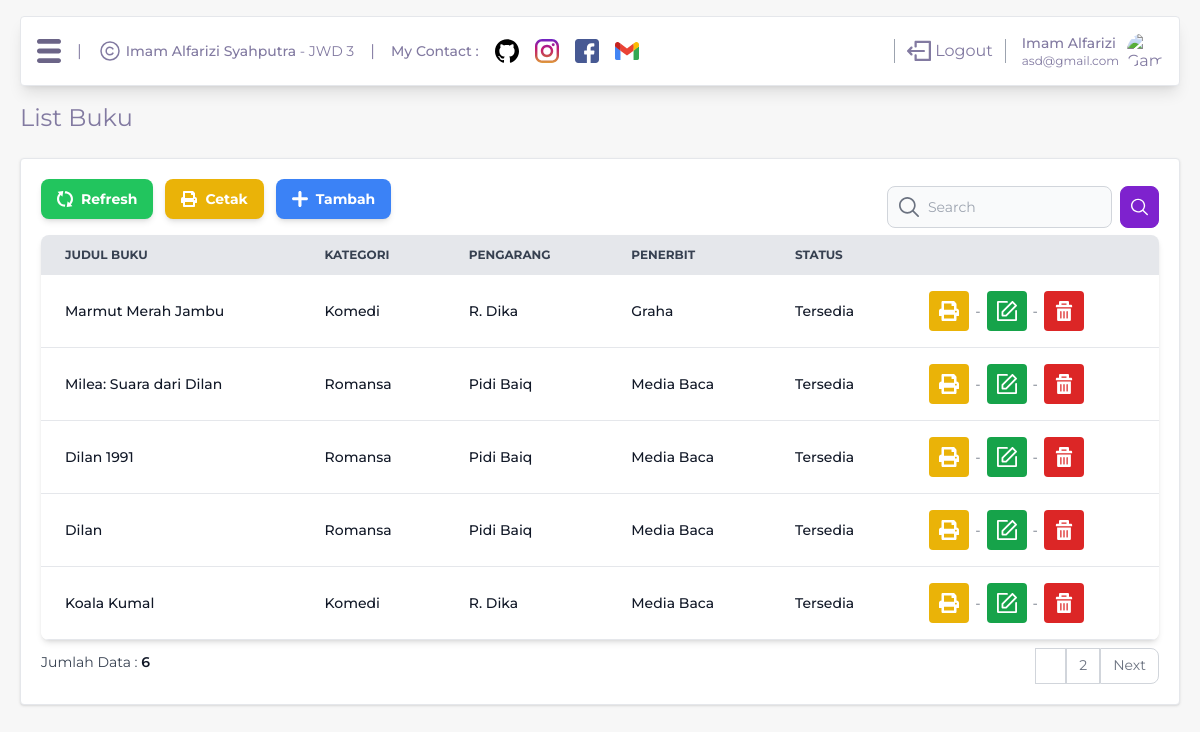
The app's page /book.php (signed in) with its own data.
### tables this page shows
CREATE TABLE `books` (
  `id` int(11) NOT NULL,
  `judul` varchar(255) NOT NULL,
  `kategori` varchar(255) NOT NULL,
  `pengarang` varchar(255) NOT NULL,
  `penerbit` varchar(255) NOT NULL,
  `status` enum('Tersedia','Dipinjam') NOT NULL
);

### book.php (the view, shortened to what this page needs)
<?php
if (!empty($_SESSION['id']) && !empty($_SESSION['email'])) {
  require_once __DIR__ . '/db-config.php';
  $search = !empty($_POST['search']) ? $_POST['search'] : '';
  $searchQuery = "WHERE judul LIKE :search OR kategori LIKE :search OR pengarang LIKE :search OR penerbit LIKE :search OR status LIKE :search";
  $perPage = 5;
  $sql = "SELECT count(*) FROM books $searchQuery";
  $statement = $connection->prepare($sql);
  $statement->execute([':search' => "%$search%"]);
  $totalResults = $statement->fetchColumn();
  $totalPages = ceil($totalResults / $perPage) != 0 ? ceil($totalResults / $perPage) : 1;
  $currentPage = empty($_POST['page']) || $_POST['page'] < 1 ? 1 : $_POST['page'];
  $startingLimits = ($currentPage - 1) * $perPage;
  $sql = "SELECT * FROM books $searchQuery ORDER BY id DESC LIMIT $startingLimits,$perPage";
  $statement = $connection->prepare($sql);
  $statement->execute([':search' => "%$search%"]);
  $books = $statement->fetchAll();
  $rows = $statement->rowCount();
}
?>
<?php require_once __DIR__ . '/layout/top.php' ?>
<section>
  <div class="flex items-center mt-4">
    <h1 class="text-2xl pr-4">
      List Buku
    </h1>
  </div>
</section>
<div class=" bg-white rounded p-5 my-6 border shadow text-sm">
  <div class="flex items-center justify-between">
    <div class="flex items-center justify-end space-x-3">
      <a href='' class="flex space-x-2 items-center bg-green-500 hover:bg-green-800 text-white p-2.5 px-4 rounded-lg shadow-md hover:shadow-none font-bold mb-4">
        <img src="icons/refresh-w.svg" alt="Refresh Logo" class="w-4 h-4">
        <span class='hidden md:block'>Refresh</span>
      </a>
      <button type='button' onclick="printAll();" class="flex space-x-2 items-center bg-yellow-500 hover:bg-yellow-800 text-white p-2.5 px-4 rounded-lg shadow-md hover:shadow-none font-bold mb-4">
        <img src="icons/print-w.svg" alt="Print Logo" class="w-4 h-4">
        <span class='hidden md:block'>Cetak</span>
      </button>
      <a href='book-add.php' class="flex space-x-2 items-center bg-blue-500 hover:bg-blue-800 text-white p-2.5 px-4 rounded-lg shadow-md hover:shadow-none font-bold mb-4">
        <img src="icons/plus-w.svg" alt="Plus Logo" class="w-4 h-4">
        <span class='hidden md:block'>Tambah</span>
      </a>
    </div>
    <form action="book.php" method="POST" class="flex items-center">
      <div class="relative w-full">
        <div class="absolute inset-y-0 left-0 flex items-center pl-3 pointer-events-none">
        </div>
        <input type="text" name='search' id="search" class="bg-gray-50 border border-gray-300 text-gray-900 text-sm rounded-lg focus:ring-blue-500 focus:outline-purple-400 block w-full pl-10 p-2.5" placeholder="Search" value='<?= !empty($_POST['search']) ? $_POST['search'] : '' ?>'>
      </div>
      <button type="submit" class="p-2.5 ml-2 text-sm font-medium text-white bg-purple-700 rounded-lg border border-purple-700 hover:bg-purple-800 focus:ring-4 focus:outline-none focus:ring-purple-300">
        <img src="icons/search-w.svg" alt="Search Icon" class="h-5 w-5">
      </button>
    </form>
  </div>
  <div class="relative overflow-x-auto shadow-md sm:rounded-lg">
    <table class="w-full text-sm text-left text-gray-500">
      <thead class="text-xs text-gray-700 uppercase bg-gray-200">
        <tr>
          <th scope="col" class="px-6 py-3">
            Judul Buku
          </th>
          <th scope="col" class="px-6 py-3">
            Kategori
          </th>
          <th scope="col" class="px-6 py-3">
            Pengarang
          </th>
          <th scope="col" class="px-6 py-3">
            Penerbit
          </th>
          <th scope="col" class="px-6 py-3">
            Status
          </th>
          <th scope="col" class="px-6 py-3">
          </th>
        </tr>
      </thead>
      <tbody>
        <?php if ($rows == 0) : ?>
          <tr class="bg-white border-b">
            <td scope="row" class="px-6 py-4 font-medium text-gray-900 whitespace-nowrap text-center" colspan="6">Data Tidak Ditemukan.</td>
          </tr>
        <?php else : ?>
          <?php foreach ($books as $book) : ?>
            <tr class="bg-white border-b">
              <th scope="row" class="px-6 py-4 font-medium text-gray-900 whitespace-nowrap">
                <?= $book['judul'] ?>
              </th>
              <th scope="row" class="px-6 py-4 font-medium text-gray-900 whitespace-nowrap">
                <?= $book['kategori'] ?>
              </th>
              <th scope="row" class="px-6 py-4 font-medium text-gray-900 whitespace-nowrap">
                <?= $book['pengarang'] ?>
              </th>
              <th scope="row" class="px-6 py-4 font-medium text-gray-900 whitespace-nowrap">
                <?= $book['penerbit'] ?>
              </th>
              <th scope="row" class="px-6 py-4 font-medium text-gray-900 whitespace-nowrap">
                <?= $book['status'] ?>
              </th>
              <td class="flex justify-content-evenly items-center space-x-1.5 py-4 px-6">
                <button type="button" onclick="printSingle(<?= $book['id'] ?>)" class="bg-yellow-500 hover:bg-yellow-600 p-2.5 rounded font-medium text-white">
                  <img src="icons/print-w.svg" alt="Print Logo" class="w-5 h-5">
                </button>
                <span> - </span>
                <a href="book-edit.php?id=<?= $book['id'] ?>" class="bg-green-600 hover:bg-green-700 p-2.5 rounded font-medium text-white">
                  <img src="icons/edit-w.svg" alt="Edit Logo" class="w-5 h-5">
                </a>
                <span> - </span>
                <form action="logic/buku/delete.php" method="POST" class='m-0'>
                  <button type="submit" onclick="return confirm(' Apakah yakin data akan di hapus?')" class="block bg-red-600 hover:bg-red-700 p-2.5 rounded font-medium text-white">
                    <img src="icons/trash-w.svg" alt="Remove Logo" class="w-5 h-5">
                  </button>
                </form>
              </td>
            </tr>
          <?php endforeach; ?>
        <?php endif; ?>
      </tbody>
    </table>
  </div>
  <div class="flex items-center justify-between">
    <span class="text-sm text-gray-700">
      Jumlah Data : <span class="font-semibold text-gray-900"><?= $totalResults ?></span>
    </span>
    <div class="inline-flex mt-2 xs:mt-0">
      <?php for ($pageNumber = 1; $pageNumber <= $totalPages; $pageNumber++) : ?>
        <form action="" method="POST" class="inline-block">
          <button type="submit" class="py-2 px-3 leading-tight text-gray-500 bg-white border border-gray-300 hover:bg-gray-100 hover:text-gray-700 <?= $pageNumber == $currentPage ? 'bg-blue-400 !text-white border-blue-400 hover:bg-blue-500 hover:text-white' : '' ?>">
            <?= $pageNumber; ?>
          </button>
        </form>
      <?php endfor; ?>
      <form action="" method="POST" class="inline-block">
        <button type="submit" class="py-2 px-3 leading-tight text-gray-500 bg-white rounded-r-lg border border-gray-300 hover:bg-gray-100 hover:text-gray-700 <?= $currentPage == $totalPages ? '!hidden' : '' ?>">Next</button>
      </form>
    </div>
  </div>
</div>
<?php require_once __DIR__ . '/layout/bottom.php' ?>

### layout/top.php (style rules this page uses)
body { background-color: #f7f7f7; }

### records on screen
books: judul "Marmut Merah Jambu", kategori "Komedi", pengarang "R. Dika", penerbit "Graha", status "Tersedia"
books: judul "Milea: Suara dari Dilan", kategori "Romansa", pengarang "Pidi Baiq", penerbit "Media Baca", status "Tersedia"
books: judul "Dilan 1991", kategori "Romansa", pengarang "Pidi Baiq", penerbit "Media Baca", status "Tersedia"
books: judul "Dilan", kategori "Romansa", pengarang "Pidi Baiq", penerbit "Media Baca", status "Tersedia"
books: judul "Koala Kumal", kategori "Komedi", pengarang "R. Dika", penerbit "Media Baca", status "Tersedia"

### other values on screen
$_SESSION['name'] "Imam Alfarizi"
$_SESSION['email'] "asd@gmail.com"
$totalResults "6"
